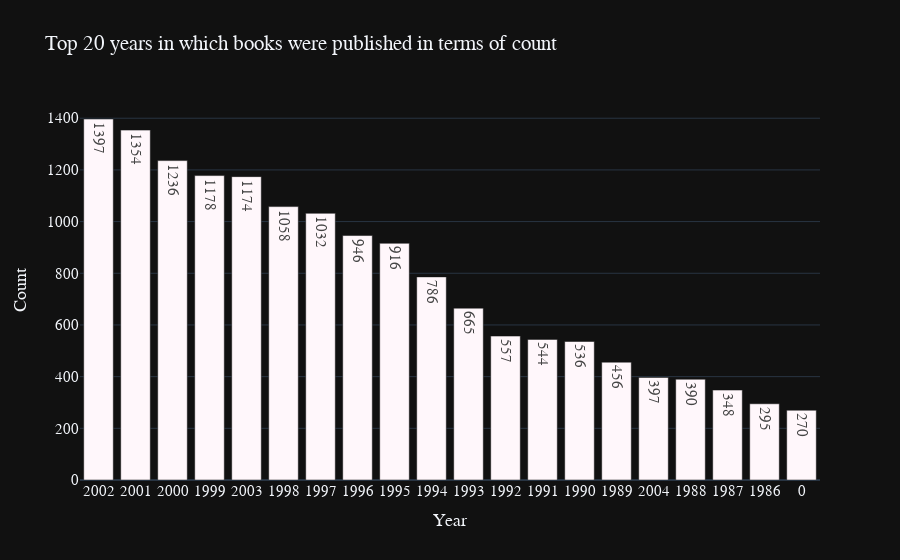

Source (notebook cell):
### Code cell
plot_top_values(items_info_df, 'Year-Of-Publication', 'Top 20 years in which books were published in terms of count', "Year", "Count")

### Figure 1 — Plotly figure (JSON) as saved in the notebook; plotly's stock layout.template omitted (floating-point values rounded to 4 significant figures)
{"data": [{"alignmentgroup": "True", "hovertemplate": "x=%{x}<br>y=%{y}<br>text=%{text}<extra></extra>", "legendgroup": "", "marker": {"color": "rgb(255,247,251)", "pattern": {"shape": ""}}, "name": "", "offsetgroup": "", "orientation": "v", "showlegend": false, "text": [1397, 1354, 1236, 1178, 1174, 1058, 1032, 946, 916, 786, 665, 557, 544, 536, 456, 397, 390, 348, 295, 270], "textposition": "auto", "type": "bar", "x": ["2002", "2001", "2000", "1999", "2003", "1998", "1997", "1996", "1995", "1994", "1993", "1992", "1991", "1990", "1989", "2004", "1988", "1987", "1986", "0"], "xaxis": "x", "y": [1397, 1354, 1236, 1178, 1174, 1058, 1032, 946, 916, 786, 665, 557, 544, 536, 456, 397, 390, 348, 295, 270], "yaxis": "y"}], "layout": {"barmode": "relative", "font": {"family": "Franklin Gothic", "size": 15}, "legend": {"tracegroupgap": 0}, "title": {"text": "Top 20 years in which books were published in terms of count"}, "xaxis": {"anchor": "y", "domain": [0, 1], "title": {"text": "Year"}}, "yaxis": {"anchor": "x", "domain": [0, 1], "title": {"text": "Count"}}}}
